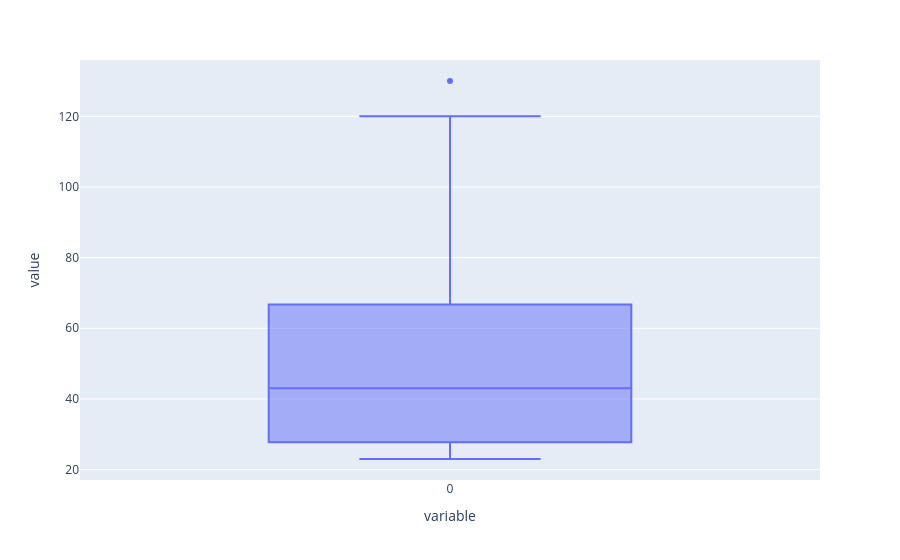

Here is the notebook cell this chart was saved with:
### Code cell
# Box plot 
# IQR - inter quartile range - Q3-Q1 
# Lower fence and higher fence 

d=[23,24,29,30,43,45,49,120,130]
px.box(d)

### Figure 1 — Plotly figure (JSON) as saved in the notebook; plotly's stock layout.template omitted (floating-point values rounded to 4 significant figures)
{"data": [{"alignmentgroup": "True", "hovertemplate": "variable=%{x}<br>value=%{y}<extra></extra>", "legendgroup": "", "marker": {"color": "#636efa"}, "name": "", "notched": false, "offsetgroup": "", "orientation": "v", "showlegend": false, "type": "box", "x": ["0", "0", "0", "0", "0", "0", "0", "0", "0"], "x0": " ", "xaxis": "x", "y": [23, 24, 29, 30, 43, 45, 49, 120, 130], "y0": " ", "yaxis": "y"}], "layout": {"boxmode": "group", "legend": {"tracegroupgap": 0}, "margin": {"t": 60}, "xaxis": {"anchor": "y", "domain": [0, 1], "title": {"text": "variable"}}, "yaxis": {"anchor": "x", "domain": [0, 1], "title": {"text": "value"}}}}
